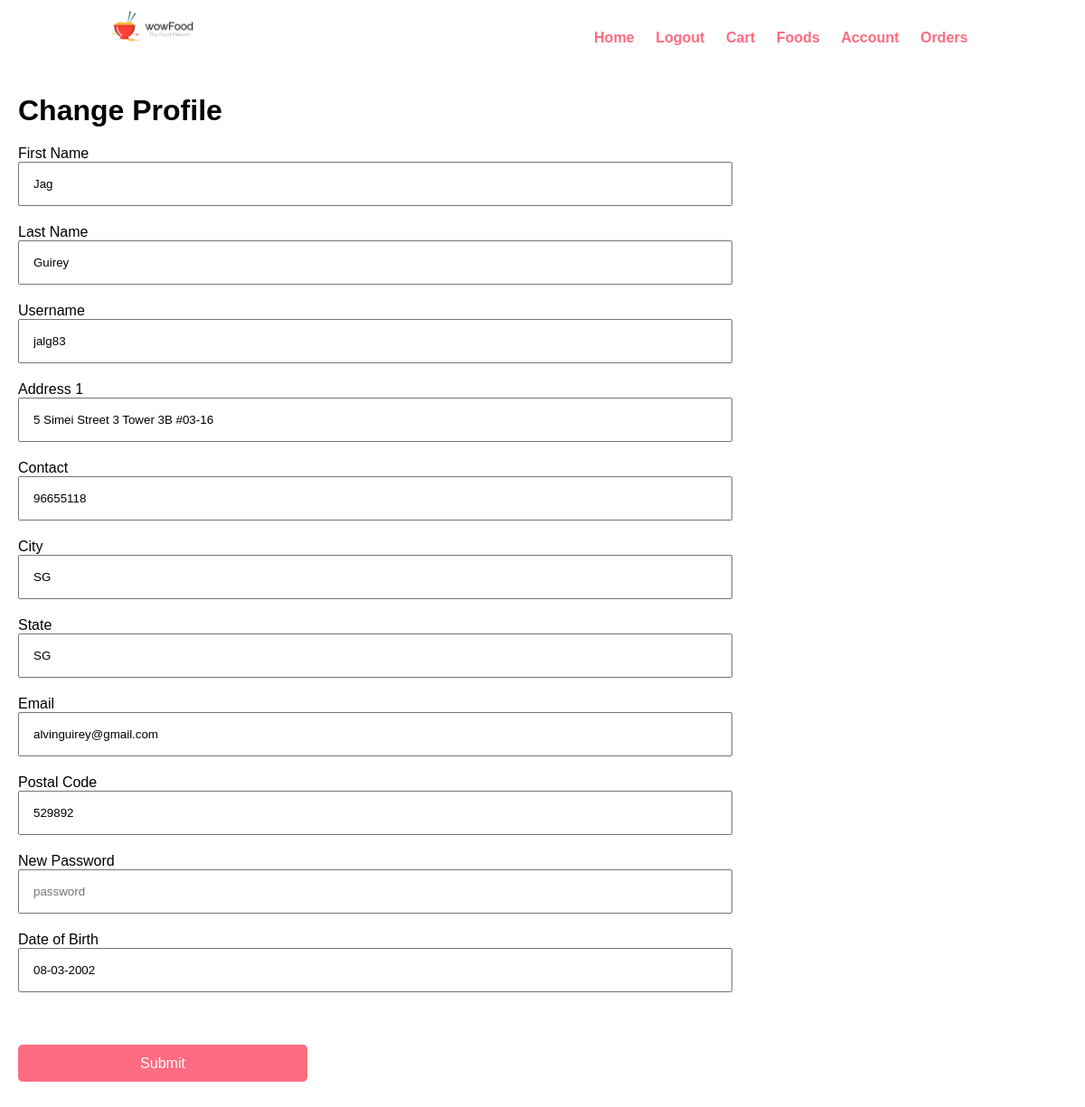
The page /FoodDelivery/editProfile.php (signed in) on the database its author committed.
### tables this page shows
CREATE TABLE `user` (
  `UserID` int(11) NOT NULL,
  `FirstName` varchar(255) NOT NULL,
  `LastName` varchar(255) NOT NULL,
  `Username` varchar(255) NOT NULL,
  `Address1` varchar(255) NOT NULL,
  `Contact` varchar(255) NOT NULL,
  `City` varchar(255) DEFAULT NULL,
  `State` varchar(255) DEFAULT NULL,
  `Email` varchar(255) NOT NULL,
  `PostalCode` int(11) NOT NULL,
  `Password` varchar(255) DEFAULT NULL,
  `Privilege` int(11) NOT NULL,
  `DOB` varchar(10) NOT NULL
);

### FoodDelivery/editProfile.php (the view, shortened to what this page needs)
<?php
include('partials-front/menu.php');
$stmt=$conn->prepare("SELECT FirstName,LastName,Username,Address1,Contact,City,State,Email,PostalCode,Password,DOB FROM user WHERE UserID=?");
$stmt->bind_param("i", $_SESSION['UserID']);
    if ($stmt->execute()){
         $stmt->store_result();
         $stmt->bind_result($firstName,$lastName,$username,$address1,$contact,$city,$state,$email,$postalCode,$password,$DOB);
    }
?>
<html>
  <h1 style=margin:20px>Change Profile</h1>
  <head>
  </head>
          <form method="post" action="update.php?user_id=<?php echo $_SESSION['UserID']?>" >
          <div class="form-group">
            <label>First Name</label><br>
            <input type="text" class="form-control" name="firstName" placeholder="First Name" value="<?php echo "$firstName" ?>" />
          </div>
          <div class="form-group">
            <label>Last Name</label><br>
            <input type="text" class="form-control" name="lastName" placeholder="Last Name" value="<?php echo "$lastName" ?>" />
          </div>
          <div class="form-group">
            <label>Username</label><br>
            <input type="text" class="form-control" name="username" placeholder="Username" value="<?php echo "$username" ?>">
          </div>
          <div class="form-group">
            <label>Address 1</label><br>
            <input type="text" class="form-control" name="address1" placeholder="Address1" value="<?php echo "$address1" ?>">
          </div>
          <div class="form-group">
            <label>Contact</label><br>
            <input type="text" class="form-control" name="contact" placeholder="Contact" value="<?php echo "$contact" ?>">
          </div>
          <div class="form-group">
            <label>City</label><br>
            <input type="text" class="form-control" name="city" placeholder="City" value="<?php echo "$city" ?>">
          </div>
          <div class="form-group">
            <label>State</label><br>
            <input type="text" class="form-control" name="state" placeholder="State" value="<?php echo "$state" ?>">
          </div>
          <div class="form-group">
            <label>Email</label><br>
            <input type="text" class="form-control" name="email" placeholder="Email" value="<?php echo "$email" ?>">
          </div>
          <div class="form-group">
            <label>Postal Code</label><br>
            <input type="text" class="form-control" name="postalCode" placeholder="Postal Code" value="<?php echo "$postalCode" ?>">
          </div>
          <div class="form-group">
            <label>New Password</label><br>
            <input type="text" class="form-control" name="password" placeholder="password">
          </div>
          <div class="form-group">
            <label>Date of Birth</label><br>
            <input type="text" class="form-control" name="DOB" placeholder="DOB" value="<?php echo "$DOB" ?>">
          </div><br>
          <div class="form-group">
            <input type="submit" name="submit" class="btn btn-primary" style="width:20em; margin:0;" value"Update"><br><br>
          </div>
        </form>
 </html>

### FoodDelivery/css/style.css (style rules this page uses)
* { margin: 0 0; padding: 0 0; font-family: Arial, Helvetica, sans-serif; }
.btn { padding: 1%; border: none; font-size: 1rem; border-radius: 5px; }
.btn-primary { background-color: #ff6b81; color: white; cursor: pointer; }

### FoodDelivery/editProfile.php (style rules this page uses)
.form-group { margin: 20px; }
.form-control { padding: 15px; width: 20cm }

### rows shown on the page
user: firstName "Jag", lastName "Guirey", username "jalg83", address1 "5 Simei Street 3 Tower 3B #03-16", contact "96655118", city "SG", state "SG", email "alvinguirey@gmail.com", postalCode "529892", DOB "08-03-2002"
